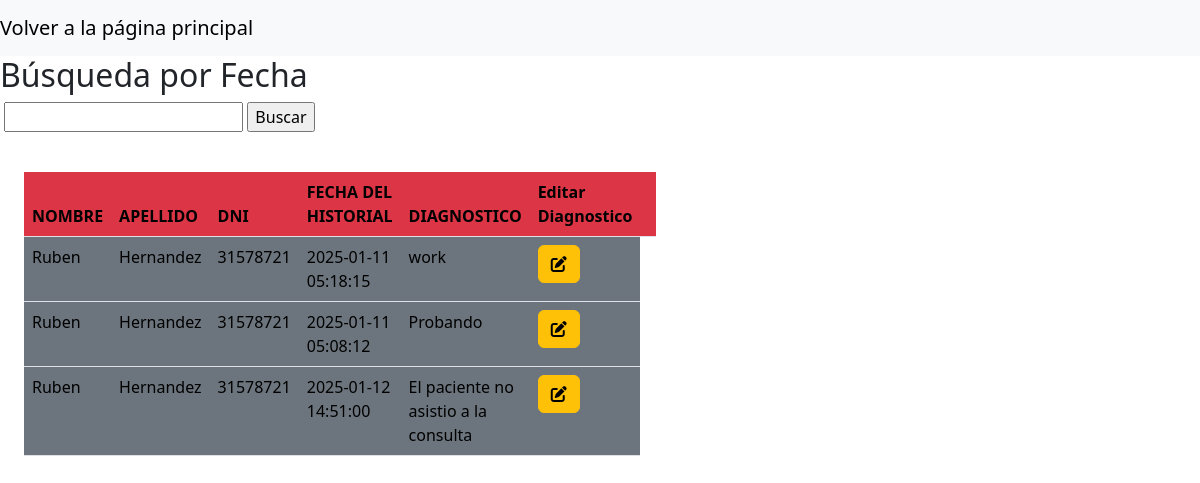
Page /admin_historial.php?id=8 (signed in) on the committed database.
### tables this page shows
CREATE TABLE `historiales` (
  `id` int(11) NOT NULL,
  `empleado_id` int(11) NOT NULL,
  `fecha` timestamp NOT NULL DEFAULT CURRENT_TIMESTAMP,
  `descripcion` text NOT NULL
);

CREATE TABLE `empleados` (
  `id` int(11) NOT NULL,
  `nombre` varchar(200) DEFAULT NULL,
  `apellido` varchar(200) DEFAULT NULL,
  `dni` varchar(255) DEFAULT NULL,
  `password` varchar(255) DEFAULT NULL,
  `detalles` text
);

### controller/hlook_control.php (called while the page is built, shortened)
<?php
include ("./conexion.php");
$id = $_GET['id'];
$buscar = $_POST['buscar'] ;
$stmt = $pdo->prepare('SELECT e.nombre, e.apellido, e.dni, h.fecha, h.descripcion
FROM historiales h JOIN empleados e on (h.empleado_id=e.id) WHERE h.fecha LIKE :buscar AND e.id = :id');
$buscar_param= '%' . $buscar . '%';
$stmt->bindParam(':buscar', $buscar_param);
$stmt->bindParam(':id', $id);
$stmt->execute();
$resultado = $stmt->fetchAll();
?>

### admin_historial.php (the view, shortened to what this page needs)
<!DOCTYPE html>
<html lang="en">
<head>
    <link href="https://cdn.jsdelivr.net/npm/bootstrap@5.3.3/dist/css/bootstrap.min.css" rel="stylesheet">
</head>
<body>
<?php
include("conexion.php");
include("controller/hlook_control.php");
?>
<nav class="navbar navbar-expand-lg navbar-light bg-light">
<a class="navbar-brand" href="admin_page.php">Volver a la página principal</a>
</nav>
<h2>Búsqueda por Fecha</h2>
<form action="admin_historial.php?id=<?= $id?>" method="post">
    <input type="text" name="buscar">
    <input type="submit" value="Buscar">
</form>
<div class="col-4 p-4" id="datos" >
        <table class="table">
            <thead>
                <tr>
                <th scope="col" class="bg-danger .bg-gradient">NOMBRE</th>
                <th scope="col" class="bg-danger .bg-gradient">APELLIDO</th>
                <th scope="col" class="bg-danger .bg-gradient">DNI</th>
                <th scope="col" class="bg-danger .bg-gradient">FECHA DEL HISTORIAL</th>
                <th scope="col" class="bg-danger .bg-gradient">DIAGNOSTICO</th>
                <th scope="col" class="bg-danger .bg-gradient">Editar Diagnostico</th>
                <th scope="col" class="bg-danger .bg-gradient"></th>
                </tr>
            </thead>
            <tbody>
            <?php
                foreach($resultado as $datos):
                    ?>
                    <tr>
                        <td class="bg-secondary .bg-gradient text-black"><?php echo $datos['nombre'] ?></td>
                        <td class="bg-secondary .bg-gradient text-black"><?php echo $datos['apellido'] ?></td>
                        <td class="bg-secondary .bg-gradient text-black"><?php echo $datos['dni'] ?></td>
                        <td class="bg-secondary .bg-gradient text-black"><?php echo $datos['fecha'] ?></td>
                        <td class="bg-secondary .bg-gradient text-black"><?php echo $datos['descripcion'] ?></td>
                        <td class="bg-secondary .bg-gradient text-black">
                        <a href="modificar_historial.php?id=<?= $id  ?>" class="btn btn-small btn-warning"><i class="fa-solid fa-pen-to-square"></i></a>
                        </td>
                    </tr>
                    <?php
                endforeach;
                ?>
            </tbody>
        </table>
    </div>
</body>
</html>

### rows in the picture
historiales: empleado.nombre "Ruben", empleado.apellido "Hernandez", empleado.dni "31578721", fecha "2025-01-11 05:18:15", descripcion "work"
historiales: empleado.nombre "Ruben", empleado.apellido "Hernandez", empleado.dni "31578721", fecha "2025-01-11 05:08:12", descripcion "Probando"
historiales: empleado.nombre "Ruben", empleado.apellido "Hernandez", empleado.dni "31578721", fecha "2025-01-12 14:51:00", descripcion "El paciente no asistio a la consulta"
